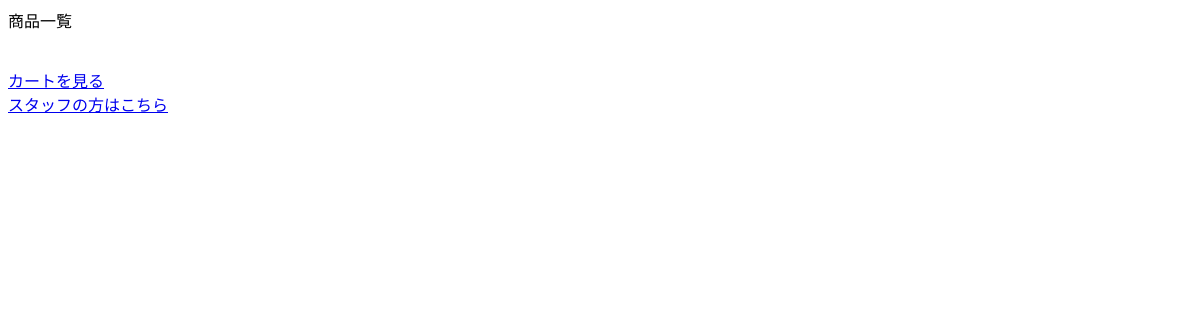
Before: / with the older database file.
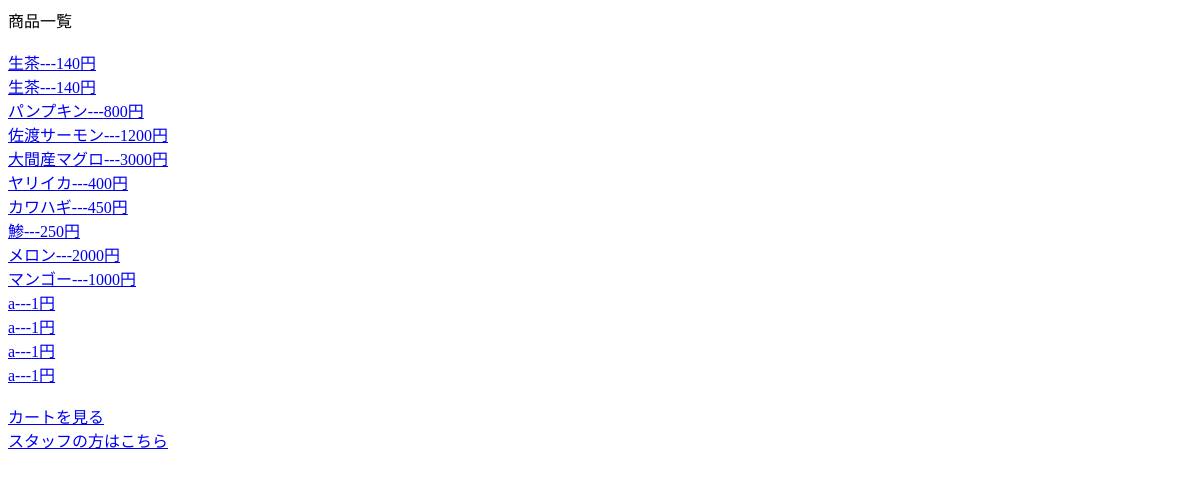
After: the same page with the newer database file.
### htdocs/index.php (the view, shortened to what this page needs)
<!DOCTYPE html>
<html>
<head>
</head>
<body>
<?php
try
{
require 'db.php';
$sql='SELECT code,name,price FROM 在庫管理 WHERE 1';
$stmt=$db->prepare($sql);
$stmt->execute();
print '商品一覧<br /><br />';
while(true)
{
	$rec=$stmt->fetch(PDO::FETCH_ASSOC);
	if($rec==false)
	{
		break;
	}
	print '<a href="shop_product.php?procode='.$rec['code'].'">';
	print $rec['name'].'---';
	print $rec['price'].'円';
	print '</a>';
	print '<br />';
}
print '<br />';
print '<a href="shop_cartlook.php">カートを見る</a><br />';
}
catch (Exception $e)
{
	 print 'ただいま障害により大変ご迷惑をお掛けしております。';
	 exit();
}
?>
<a href="login.php">スタッフの方はこちら</a>
</body>
</html>

Changed rows visible on the page:
added 在庫管理: name "生茶", price "140"
added 在庫管理: name "生茶", price "140"
added 在庫管理: name "パンプキン", price "800"
added 在庫管理: name "佐渡サーモン", price "1200"
added 在庫管理: name "大間産マグロ", price "3000"
added 在庫管理: name "ヤリイカ", price "400"
added 在庫管理: name "カワハギ", price "450"
added 在庫管理: name "鯵", price "250"
added 在庫管理: name "メロン", price "2000"
added 在庫管理: name "マンゴー", price "1000"
added 在庫管理: name "a", price "1"
added 在庫管理: name "a", price "1"
added 在庫管理: name "a", price "1"
added 在庫管理: name "a", price "1"
